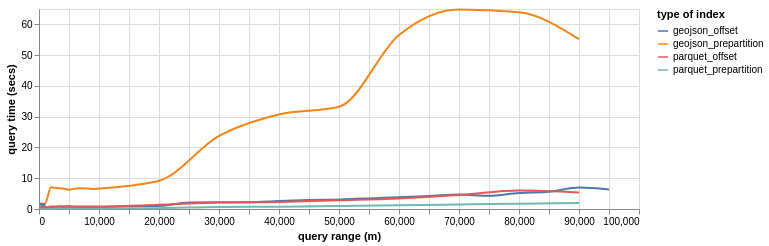

Notebook code for this chart:
### Code cell
alt.Chart(sources_stack.query("depth==4 and radius_meter < 100000")).mark_line(interpolate="monotone").encode(
    x=alt.X("radius_meter:Q").title('query range (m)'), #.scale(type="log"),
    y=alt.Y("query_time:Q").title('query time (secs)'),
    color=alt.Color("indexing:N", legend=alt.Legend(title="type of index"))
).properties(
    width=600,
    height=200
)

### Figure 1 — Vega-Lite specification as saved in the notebook (floating-point values rounded to 4 significant figures)
{"config": {"view": {"continuousWidth": 300, "continuousHeight": 300}}, "data": {"name": "data-6e2a855163c251d890139d89e48073b1"}, "mark": {"type": "line", "interpolate": "monotone"}, "encoding": {"color": {"field": "indexing", "legend": {"title": "type of index"}, "type": "nominal"}, "x": {"field": "radius_meter", "title": "query range (m)", "type": "quantitative"}, "y": {"field": "query_time", "title": "query time (secs)", "type": "quantitative"}}, "height": 200, "width": 600, "$schema": "https://vega.github.io/schema/vega-lite/v5.17.0.json", "datasets": {"data-6e2a855163c251d890139d89e48073b1": [{"radius_meter": 100, "depth": 4, "query_time": 1.729, "join_time": 0.0218, "features": 15, "indexing": "geojson_prepartition"}, {"radius_meter": 200, "depth": 4, "query_time": 1.8, "join_time": 0.01245, "features": 31, "indexing": "geojson_prepartition"}, {"radius_meter": 300, "depth": 4, "query_time": 1.783, "join_time": 0.01067, "features": 37, "indexing": "geojson_prepartition"}, {"radius_meter": 400, "depth": 4, "query_time": 1.774, "join_time": 0.01024, "features": 51, "indexing": "geojson_prepartition"}, {"radius_meter": 500, "depth": 4, "query_time": 1.772, "join_time": 0.01213, "features": 56, "indexing": "geojson_prepartition"}, {"radius_meter": 600, "depth": 4, "query_time": 1.78, "join_time": 0.01054, "features": 83, "indexing": "geojson_prepartition"}, {"radius_meter": 700, "depth": 4, "query_time": 1.75, "join_time": 0.01253, "features": 94, "indexing": "geojson_prepartition"}, {"radius_meter": 800, "depth": 4, "query_time": 1.72, "join_time": 0.01459, "features": 105, "indexing": "geojson_prepartition"}, {"radius_meter": 900, "depth": 4, "query_time": 1.733, "join_time": 0.01195, "features": 118, "indexing": "geojson_prepartition"}, {"radius_meter": 1000, "depth": 4, "query_time": 1.729, "join_time": 0.01575, "features": 137, "indexing": "geojson_prepartition"}, {"radius_meter": 2000, "depth": 4, "query_time": 7.056, "join_time": 0.03898, "features": 302, "indexing": "geojson_prepartition"}, {"radius_meter": 3000, "depth": 4, "query_time": 6.799, "join_time": 0.03094, "features": 589, "indexing": "geojson_prepartition"}, {"radius_meter": 4000, "depth": 4, "query_time": 6.682, "join_time": 0.03808, "features": 762, "indexing": "geojson_prepartition"}, {"radius_meter": 5000, "depth": 4, "query_time": 6.274, "join_time": 0.03421, "features": 1065, "indexing": "geojson_prepartition"}, {"radius_meter": 6000, "depth": 4, "query_time": 6.62, "join_time": 0.03568, "features": 1340, "indexing": "geojson_prepartition"}, {"radius_meter": 7000, "depth": 4, "query_time": 6.722, "join_time": 0.03616, "features": 1796, "indexing": "geojson_prepartition"}, {"radius_meter": 8000, "depth": 4, "query_time": 6.688, "join_time": 0.03354, "features": 2705, "indexing": "geojson_prepartition"}, {"radius_meter": 9000, "depth": 4, "query_time": 6.474, "join_time": 0.04192, "features": 3561, "indexing": "geojson_prepartition"}, {"radius_meter": 10000, "depth": 4, "query_time": 6.641, "join_time": 0.04372, "features": 4872, "indexing": "geojson_prepartition"}, {"radius_meter": 20000, "depth": 4, "query_time": 9.176, "join_time": 0.1184, "features": 24936, "indexing": "geojson_prepartition"}, {"radius_meter": 30000, "depth": 4, "query_time": 23.75, "join_time": 0.2954, "features": 68976, "indexing": "geojson_prepartition"}, {"radius_meter": 40000, "depth": 4, "query_time": 30.74, "join_time": 0.4155, "features": 119798, "indexing": "geojson_prepartition"}, {"radius_meter": 50000, "depth": 4, "query_time": 33.21, "join_time": 0.5217, "features": 146970, "indexing": "geojson_prepartition"}, {"radius_meter": 60000, "depth": 4, "query_time": 56.53, "join_time": 0.6414, "features": 178132, "indexing": "geojson_prepartition"}, {"radius_meter": 70000, "depth": 4, "query_time": 64.86, "join_time": 0.7362, "features": 203966, "indexing": "geojson_prepartition"}, {"radius_meter": 80000, "depth": 4, "query_time": 63.91, "join_time": 0.85, "features": 228001, "indexing": "geojson_prepartition"}, {"radius_meter": 90000, "depth": 4, "query_time": 55.19, "join_time": 0.9502, "features": 257273, "indexing": "geojson_prepartition"}, {"radius_meter": 100, "depth": 4, "query_time": 1.539, "join_time": 0.009459, "features": 15, "indexing": "geojson_offset"}, {"radius_meter": 200, "depth": 4, "query_time": 1.507, "join_time": 0.008881, "features": 31, "indexing": "geojson_offset"}, {"radius_meter": 300, "depth": 4, "query_time": 1.531, "join_time": 0.009277, "features": 37, "indexing": "geojson_offset"}, {"radius_meter": 400, "depth": 4, "query_time": 1.514, "join_time": 0.009455, "features": 51, "indexing": "geojson_offset"}, {"radius_meter": 500, "depth": 4, "query_time": 0.1494, "join_time": 0.009145, "features": 56, "indexing": "geojson_offset"}, {"radius_meter": 600, "depth": 4, "query_time": 1.52, "join_time": 0.009252, "features": 83, "indexing": "geojson_offset"}, {"radius_meter": 700, "depth": 4, "query_time": 1.537, "join_time": 0.009046, "features": 94, "indexing": "geojson_offset"}, {"radius_meter": 800, "depth": 4, "query_time": 1.499, "join_time": 0.009704, "features": 105, "indexing": "geojson_offset"}, {"radius_meter": 900, "depth": 4, "query_time": 1.635, "join_time": 0.01012, "features": 118, "indexing": "geojson_offset"}, {"radius_meter": 1000, "depth": 4, "query_time": 0.1462, "join_time": 0.009401, "features": 137, "indexing": "geojson_offset"}, {"radius_meter": 1500, "depth": 4, "query_time": 0.4913, "join_time": 0.01695, "features": 233, "indexing": "geojson_offset"}, {"radius_meter": 2000, "depth": 4, "query_time": 0.4893, "join_time": 0.01923, "features": 302, "indexing": "geojson_offset"}, {"radius_meter": 2500, "depth": 4, "query_time": 0.4767, "join_time": 0.01721, "features": 421, "indexing": "geojson_offset"}, {"radius_meter": 3000, "depth": 4, "query_time": 0.6553, "join_time": 0.02122, "features": 589, "indexing": "geojson_offset"}, {"radius_meter": 3500, "depth": 4, "query_time": 0.6935, "join_time": 0.01748, "features": 659, "indexing": "geojson_offset"}, {"radius_meter": 4000, "depth": 4, "query_time": 0.6131, "join_time": 0.0207, "features": 762, "indexing": "geojson_offset"}, {"radius_meter": 4500, "depth": 4, "query_time": 0.6175, "join_time": 0.0175, "features": 919, "indexing": "geojson_offset"}, {"radius_meter": 5000, "depth": 4, "query_time": 0.593, "join_time": 0.01986, "features": 1065, "indexing": "geojson_offset"}, {"radius_meter": 5500, "depth": 4, "query_time": 0.608, "join_time": 0.01861, "features": 1229, "indexing": "geojson_offset"}, {"radius_meter": 6000, "depth": 4, "query_time": 0.5965, "join_time": 0.02254, "features": 1340, "indexing": "geojson_offset"}, {"radius_meter": 6500, "depth": 4, "query_time": 0.6364, "join_time": 0.01937, "features": 1475, "indexing": "geojson_offset"}, {"radius_meter": 7000, "depth": 4, "query_time": 0.5985, "join_time": 0.02475, "features": 1796, "indexing": "geojson_offset"}, {"radius_meter": 7500, "depth": 4, "query_time": 0.5641, "join_time": 0.02173, "features": 2247, "indexing": "geojson_offset"}, {"radius_meter": 8000, "depth": 4, "query_time": 0.5651, "join_time": 0.02591, "features": 2705, "indexing": "geojson_offset"}, {"radius_meter": 8500, "depth": 4, "query_time": 0.4839, "join_time": 0.02388, "features": 3134, "indexing": "geojson_offset"}, {"radius_meter": 9000, "depth": 4, "query_time": 0.5706, "join_time": 0.02825, "features": 3561, "indexing": "geojson_offset"}, {"radius_meter": 9500, "depth": 4, "query_time": 0.5695, "join_time": 0.02532, "features": 4174, "indexing": "geojson_offset"}, {"radius_meter": 10000, "depth": 4, "query_time": 0.6421, "join_time": 0.03194, "features": 4872, "indexing": "geojson_offset"}, {"radius_meter": 15000, "depth": 4, "query_time": 0.8851, "join_time": 0.04382, "features": 13267, "indexing": "geojson_offset"}, {"radius_meter": 20000, "depth": 4, "query_time": 1.001, "join_time": 0.081, "features": 24936, "indexing": "geojson_offset"}, {"radius_meter": 25000, "depth": 4, "query_time": 2.077, "join_time": 0.1439, "features": 42809, "indexing": "geojson_offset"}, {"radius_meter": 30000, "depth": 4, "query_time": 2.171, "join_time": 0.2158, "features": 68976, "indexing": "geojson_offset"}, {"radius_meter": 35000, "depth": 4, "query_time": 2.159, "join_time": 0.2315, "features": 101974, "indexing": "geojson_offset"}, {"radius_meter": 40000, "depth": 4, "query_time": 2.604, "join_time": 0.3004, "features": 119798, "indexing": "geojson_offset"}, {"radius_meter": 45000, "depth": 4, "query_time": 2.922, "join_time": 0.2928, "features": 134195, "indexing": "geojson_offset"}, {"radius_meter": 50000, "depth": 4, "query_time": 3.084, "join_time": 0.3856, "features": 146970, "indexing": "geojson_offset"}, {"radius_meter": 55000, "depth": 4, "query_time": 3.431, "join_time": 0.3559, "features": 164162, "indexing": "geojson_offset"}, {"radius_meter": 60000, "depth": 4, "query_time": 3.844, "join_time": 0.4518, "features": 178132, "indexing": "geojson_offset"}, {"radius_meter": 65000, "depth": 4, "query_time": 4.204, "join_time": 0.4032, "features": 189176, "indexing": "geojson_offset"}, {"radius_meter": 70000, "depth": 4, "query_time": 4.736, "join_time": 0.5262, "features": 203966, "indexing": "geojson_offset"}, {"radius_meter": 75000, "depth": 4, "query_time": 4.268, "join_time": 0.4414, "features": 214777, "indexing": "geojson_offset"}, {"radius_meter": 80000, "depth": 4, "query_time": 5.209, "join_time": 0.5602, "features": 228001, "indexing": "geojson_offset"}, {"radius_meter": 85000, "depth": 4, "query_time": 5.629, "join_time": 0.502, "features": 245918, "indexing": "geojson_offset"}, {"radius_meter": 90000, "depth": 4, "query_time": 6.964, "join_time": 0.6272, "features": 257273, "indexing": "geojson_offset"}, {"radius_meter": 95000, "depth": 4, "query_time": 6.318, "join_time": 0.5419, "features": 268092, "indexing": "geojson_offset"}, {"radius_meter": 100, "depth": 4, "query_time": 0.0509, "join_time": 0.008849, "features": 15, "indexing": "parquet_prepartition"}, {"radius_meter": 200, "depth": 4, "query_time": 0.05177, "join_time": 0.0087, "features": 31, "indexing": "parquet_prepartition"}, {"radius_meter": 300, "depth": 4, "query_time": 0.05116, "join_time": 0.008533, "features": 37, "indexing": "parquet_prepartition"}, {"radius_meter": 400, "depth": 4, "query_time": 0.05059, "join_time": 0.008371, "features": 51, "indexing": "parquet_prepartition"}, {"radius_meter": 500, "depth": 4, "query_time": 0.05006, "join_time": 0.008678, "features": 56, "indexing": "parquet_prepartition"}, {"radius_meter": 600, "depth": 4, "query_time": 0.0518, "join_time": 0.008538, "features": 83, "indexing": "parquet_prepartition"}, {"radius_meter": 700, "depth": 4, "query_time": 0.05349, "join_time": 0.00877, "features": 94, "indexing": "parquet_prepartition"}, {"radius_meter": 800, "depth": 4, "query_time": 0.05095, "join_time": 0.008568, "features": 105, "indexing": "parquet_prepartition"}, {"radius_meter": 900, "depth": 4, "query_time": 0.05135, "join_time": 0.008656, "features": 118, "indexing": "parquet_prepartition"}, {"radius_meter": 1000, "depth": 4, "query_time": 0.05501, "join_time": 0.008868, "features": 137, "indexing": "parquet_prepartition"}, {"radius_meter": 2000, "depth": 4, "query_time": 0.1351, "join_time": 0.01677, "features": 302, "indexing": "parquet_prepartition"}, {"radius_meter": 3000, "depth": 4, "query_time": 0.1413, "join_time": 0.01647, "features": 589, "indexing": "parquet_prepartition"}, {"radius_meter": 4000, "depth": 4, "query_time": 0.1389, "join_time": 0.01744, "features": 762, "indexing": "parquet_prepartition"}, {"radius_meter": 5000, "depth": 4, "query_time": 0.1396, "join_time": 0.0172, "features": 1065, "indexing": "parquet_prepartition"}, {"radius_meter": 6000, "depth": 4, "query_time": 0.1446, "join_time": 0.01896, "features": 1340, "indexing": "parquet_prepartition"}, {"radius_meter": 7000, "depth": 4, "query_time": 0.1469, "join_time": 0.02085, "features": 1796, "indexing": "parquet_prepartition"}, {"radius_meter": 8000, "depth": 4, "query_time": 0.1424, "join_time": 0.0226, "features": 2705, "indexing": "parquet_prepartition"}, {"radius_meter": 9000, "depth": 4, "query_time": 0.1469, "join_time": 0.02528, "features": 3561, "indexing": "parquet_prepartition"}, {"radius_meter": 10000, "depth": 4, "query_time": 0.1392, "join_time": 0.02727, "features": 4872, "indexing": "parquet_prepartition"}, {"radius_meter": 20000, "depth": 4, "query_time": 0.2709, "join_time": 0.07429, "features": 24936, "indexing": "parquet_prepartition"}, {"radius_meter": 30000, "depth": 4, "query_time": 0.6568, "join_time": 0.2106, "features": 68976, "indexing": "parquet_prepartition"}, {"radius_meter": 40000, "depth": 4, "query_time": 0.7278, "join_time": 0.2541, "features": 119798, "indexing": "parquet_prepartition"}, {"radius_meter": 50000, "depth": 4, "query_time": 0.9584, "join_time": 0.3529, "features": 146970, "indexing": "parquet_prepartition"}, {"radius_meter": 60000, "depth": 4, "query_time": 1.208, "join_time": 0.3887, "features": 178132, "indexing": "parquet_prepartition"}, {"radius_meter": 70000, "depth": 4, "query_time": 1.492, "join_time": 0.4751, "features": 203966, "indexing": "parquet_prepartition"}, {"radius_meter": 80000, "depth": 4, "query_time": 1.69, "join_time": 0.5046, "features": 228001, "indexing": "parquet_prepartition"}, {"radius_meter": 90000, "depth": 4, "query_time": 1.983, "join_time": 0.5572, "features": 257273, "indexing": "parquet_prepartition"}, {"radius_meter": 100, "depth": 4, "query_time": 0.5763, "join_time": 0.02022, "features": 15, "indexing": "parquet_offset"}, {"radius_meter": 200, "depth": 4, "query_time": 0.5302, "join_time": 0.01521, "features": 31, "indexing": "parquet_offset"}, {"radius_meter": 300, "depth": 4, "query_time": 0.5783, "join_time": 0.01875, "features": 37, "indexing": "parquet_offset"}, {"radius_meter": 400, "depth": 4, "query_time": 0.5523, "join_time": 0.01746, "features": 51, "indexing": "parquet_offset"}, {"radius_meter": 500, "depth": 4, "query_time": 0.5685, "join_time": 0.01762, "features": 56, "indexing": "parquet_offset"}, {"radius_meter": 600, "depth": 4, "query_time": 0.5539, "join_time": 0.01727, "features": 83, "indexing": "parquet_offset"}, {"radius_meter": 700, "depth": 4, "query_time": 0.5454, "join_time": 0.01872, "features": 94, "indexing": "parquet_offset"}, {"radius_meter": 800, "depth": 4, "query_time": 0.5495, "join_time": 0.01941, "features": 105, "indexing": "parquet_offset"}, {"radius_meter": 900, "depth": 4, "query_time": 0.6003, "join_time": 0.0233, "features": 118, "indexing": "parquet_offset"}, {"radius_meter": 1000, "depth": 4, "query_time": 0.5359, "join_time": 0.01639, "features": 137, "indexing": "parquet_offset"}, {"radius_meter": 2000, "depth": 4, "query_time": 0.8231, "join_time": 0.02247, "features": 302, "indexing": "parquet_offset"}, {"radius_meter": 3000, "depth": 4, "query_time": 0.8501, "join_time": 0.0238, "features": 589, "indexing": "parquet_offset"}, {"radius_meter": 4000, "depth": 4, "query_time": 0.8761, "join_time": 0.02952, "features": 762, "indexing": "parquet_offset"}, {"radius_meter": 5000, "depth": 4, "query_time": 0.9538, "join_time": 0.02428, "features": 1065, "indexing": "parquet_offset"}, {"radius_meter": 6000, "depth": 4, "query_time": 0.838, "join_time": 0.0235, "features": 1340, "indexing": "parquet_offset"}, {"radius_meter": 7000, "depth": 4, "query_time": 0.83, "join_time": 0.02538, "features": 1796, "indexing": "parquet_offset"}, {"radius_meter": 8000, "depth": 4, "query_time": 0.8306, "join_time": 0.02696, "features": 2705, "indexing": "parquet_offset"}, {"radius_meter": 9000, "depth": 4, "query_time": 0.8363, "join_time": 0.0322, "features": 3561, "indexing": "parquet_offset"}, {"radius_meter": 10000, "depth": 4, "query_time": 0.8422, "join_time": 0.03502, "features": 4872, "indexing": "parquet_offset"}, {"radius_meter": 20000, "depth": 4, "query_time": 1.341, "join_time": 0.1035, "features": 24936, "indexing": "parquet_offset"}, {"radius_meter": 30000, "depth": 4, "query_time": 2.084, "join_time": 0.1968, "features": 68976, "indexing": "parquet_offset"}, {"radius_meter": 40000, "depth": 4, "query_time": 2.284, "join_time": 0.2499, "features": 119798, "indexing": "parquet_offset"}, {"radius_meter": 50000, "depth": 4, "query_time": 2.84, "join_time": 0.3121, "features": 146970, "indexing": "parquet_offset"}, {"radius_meter": 60000, "depth": 4, "query_time": 3.445, "join_time": 0.376, "features": 178132, "indexing": "parquet_offset"}, {"radius_meter": 70000, "depth": 4, "query_time": 4.542, "join_time": 0.4416, "features": 203966, "indexing": "parquet_offset"}, {"radius_meter": 80000, "depth": 4, "query_time": 5.977, "join_time": 0.5323, "features": 228001, "indexing": "parquet_offset"}, {"radius_meter": 90000, "depth": 4, "query_time": 5.346, "join_time": 0.5398, "features": 257273, "indexing": "parquet_offset"}]}}
